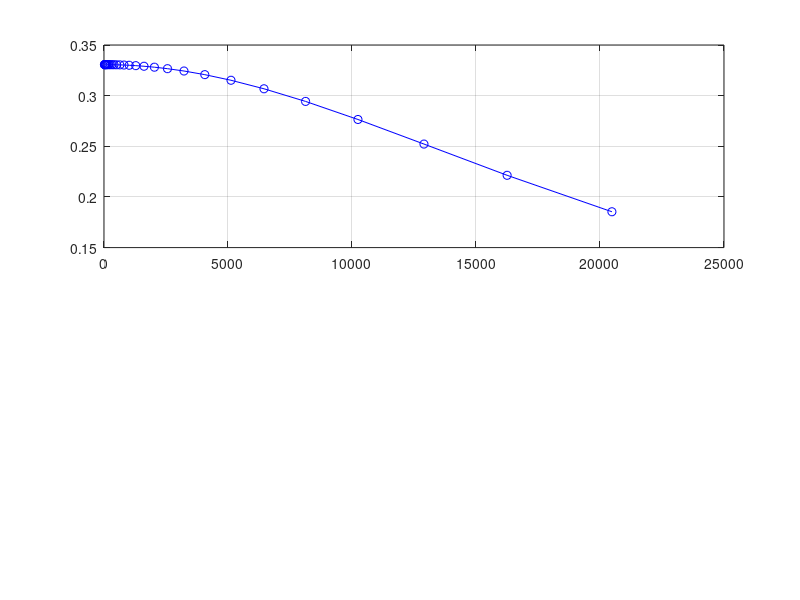

Here is the MATLAB script that generated this plot: (Note: this script raises an error after producing the figure.)
clear ;
clc;
%% 

% =========================
%     Octave Frequency
% =========================

%de = 0.410;
%ue = 2755;               % 2755 m/s for transonic regime      % 2911.2381 (supersonic)

nf=31;                              %total number of frequencies considered
f=ones(nf,1);
f(1)=20;                            % initially it was 20
for i=2:nf
f(i)=f(i-1).*(2.^(1/3));             %1/3 octave band frequencies
end
f_signal = f;
f=f';
%stn=f.*de/ue;
f_lr=f.*(2.^(-1/6));
f_up=f.*(2.^(1/6));
delta_f=f_up-f_lr;  
%% 

%f = [20,25,31.5,40,50,63,80,100,125,160,200,250,315,400,500,630,800,1000,1250,1600,2000,2500,3150,4000,5000,6300,8000,10000,12500,16000,20000]';       % octave centered frequencies
alpha = 0;                             % angle in degree  4
M = 0.95;                              % 0.81
Re = 1.286e6;
T_infty = 300;                     % 265.20
u_infty = M*sqrt(1.4*287*T_infty);                     % 264.43           % As per the simulation data
mu = 0.000016203;
rho_infty = 0.22518;  
nu = mu/rho_infty;                 % 0.00001258
q = 0.5*rho_infty*u_infty^2;
 F = 1 + 0.13*M^2;


%% 


% =============================
%       ATTACHED FLOW 
% =============================


x_a = 0.65024;                            % 0.9
Rexa = (u_infty*x_a)/nu;

delta_star_a = (0.0371/(Rexa)^(0.2)*((9/7 + 0.457*M^2)/(1 + 0.13*M^2)^0.64))*x_a;

 F = 1 + 0.13*M^2;

Prms_q = (0.010)/F;                              % Prms = (0.010*q)/F


% ==========================================
%  Power spectral density for attached flow
% ==========================================


ff_a = (2*pi*f*delta_star_a)/u_infty;

G=(4*(Prms_q)^2*((F)^(1.433)./(1 + F^(2.867)*(ff_a).^2)))*(delta_star_a*q^2/u_infty);                     % G=(4*(Prms)^2*((F)^(1.433)./(1 + F^(2.867)*(ff_a).^2)))*(delta_star_a/u_infty);
G = G';

figure(1)
subplot(2,1,1)
plot(f,G,"Color","b","LineWidth",0.7,"Marker","o");
grid on
ax = gca;
ax.XMinorGrid = "on";
ax.YMinorGrid = "on";
ax.XMinorTick = "on";
ax.YMinorTick = "on";
ax.TickLength = [0.02 0.01];  % [major minor]
xlabel("Frequency (in Hz)")
ylabel("(PSD)")
title("Attached flow")
pbaspect([3,1,1]);


%% 

% ---------------------------------------------------------------------------------------------
%                              SEPERATED FLOW AND SHOCK WAVES
% ---------------------------------------------------------------------------------------------

%hh_data = load("hammerhead_data.txt");
hh_data = load("v1t_transonic_data_final1.txt");
figure("Name","Mach")
plot(hh_data(:,2),hh_data(:,1),"LineWidth",0.5,"Color","b");
grid on;
%plot(hh_data(:,2),hh_data(:,1),"linewidth",0.7,"Color","r");
xlabel("X- Location");
ylabel("mach no(M)");
legend("AutoUpdate","on");
grid on
ax = gca;
ax.XMinorTick = "on";
ax.YMinorTick = "on";
ax.XMinorGrid = "on";
ax.YMinorGrid = "on";
%print("Mach","-dpng","-r300");


%% 


%[m1,indx] = max(hh_data(:,1));
m1 = 1.14076;                     % 1.50485
xs = 5.4056600;                       %6.75          %9.9375  5.4057
indx = find(hh_data(:,2) == xs);
rho = hh_data(indx,5);
%xs = hh_data(indx,2);                 %9.9375
T = hh_data(indx,6);
u = hh_data(indx,7);
Rexs = (u_infty*xs)/nu;
%% 


delta_star_s = (0.0371/(Rexs)^(0.2)*((9/7 + 0.457*M^2)/(1 + 0.13*M^2)^0.64))*xs;

ff_s = (2*pi*f*delta_star_s)/u_infty;



% ==========================================================
%     Compression Corner Plateau Region, Transonic Flow
% ==========================================================


CPT_comp = 3;

Prms_comp_Pq = 0.025/(1 + M^2);                         %Prms_comp_P = 0.025*q/(1 + M^2);                                 



% ====================================================================
%      Compression Corner Reattachement Region, Transonic Flow
% ====================================================================


CRT_comp = 9;

Prms_comp_Rq = (0.10)/(1 + M^2);                                           %Prms_comp_R = (0.10*q)/(1 + M^2);                                



% ============================================================
%    Compression Corner Plateau Region, Supersonic FLow
% ============================================================



CPS_comp = 10;

theta = alpha + asind(1/m1);                                                % angles are in degrees



P_ratio = 1/2.4*(2.8*m1^2*sin(theta)^2 - 0.4);


 Prms_tbl_q = (0.006)/F;                                                   %Prms_tbl = (0.006*q)/F;                                                        

 Prms_PSq = Prms_tbl_q*P_ratio;                                            %Prms_PS = Prms_tbl*P_ratio;                                               


% ==========================================================================
%           Compression Corner Separation or Reattachement Shockwave
% ==========================================================================

CRS_comp = 30;

Prms_shock_tbl = -1.181 + 1.713*P_ratio + 0.468*(P_ratio)^2;                 % check this line again


Prms_shock_q = Prms_tbl_q*Prms_shock_tbl;                                    %Prms_shock = Prms_tbl*Prms_shock_tbl;                                        

%Prms_shock_comp = Prms_tbl*q;                                               % Check this line


% ==========================================================
%        Power Spectral Density for Compression Corner
% ==========================================================

term1 = 4*(Prms_comp_Pq)^2;                                                     %term1 = 4*(Prms_shock)^2;                                                           
term2 = CPT_comp*F^1.433./(1 + CPT_comp^2 *F^2.867*ff_s.^2);
term3 = delta_star_s*q^2/u_infty;                                           %term3 = delta_star_s/u_infty;                                                 % 

G_C = term1*term2*term3;

%G_C = 4*(Prms_shock)^2*CRS_comp*(F^(1.433)*delta_star./(1 + (CRS_comp)^2 * F^(2.867)*ff.^2*u_infty));

figure(1)
subplot(2,1,2)
plot(f,G_C,"Color","b","LineWidth",0.7,"Marker","o");
grid on
ax = gca;
ax.XMinorGrid = "on";
ax.YMinorGrid = "on";
ax.XMinorTick = "on";
ax.YMinorTick = "on";
ax.TickLength = [0.02 0.01];  % [major minor]
xlabel("Frequency (in Hz)")
ylabel("(PSD)")
title("Compression Corner separation region")
pbaspect([3,1,1]);
%print("Ascent_results_agnikul_veh","-dpng");



%% 

% -----------------------------------------------------------------
%                        Expansion Corner
% -----------------------------------------------------------------



xe = 0.65024;
Rexe = (u_infty*xe)/nu;

delta_star_e = (0.0371/(Rexe)^(0.2)*((9/7 + 0.457*M^2)/(1 + 0.13*M^2)^0.64))*xe;

ff_e = (2*pi*f*delta_star_e)/u_infty;

% ====================================================================
% Expansion Corner Plateau Region, Transonic and Supersonic Flow
% ====================================================================

C_exp = 3;

Prms_ratio_exp = 0.040/ (1 + M^2);

% =========================================================
%   Expansion corner Reattachement Region, Transonic Flow
% ==========================================================

CRT_exp = 9;


Prms_RT_exp = 0.16/(1 + M^2);


% =================================================
%  Power Spectral Density for Expansion Corner
% =================================================


G_ET = 4*(Prms_RT_exp)^2*CRT_exp*(F^(1.433)./(1 + CRT_exp^2*F^(2.867).*ff_e.^2))*(q^2*delta_star_e/u_infty);


subplot(3,1,3)
plot(f,G_ET,"Color","b","LineWidth",0.7,"Marker","o");
grid on
ax = gca;
ax.XMinorGrid = "on";
ax.YMinorGrid = "on";
ax.XMinorTick = "on";
ax.YMinorTick = "on";
ax.TickLength = [0.02 0.01];  % [major minor]
xlabel("Frequency (in Hz)")
ylabel("(PSD)")
title("Expansion Corner")
pbaspect([3,1,1]);

%print("cc_ec","-dpng","-r300");




%% 





% =============================
%      PSD to SPL conversion
% =============================

PSD = G_C'; 


p_ref = 20e-6; % Reference sound pressure level (20 µPa)
delta_f = delta_f';
P = PSD.*delta_f;
%% 

SPL = 10 * log10(P / p_ref^2);
OASPL = 10 * log10(sum(10.^(SPL./10)));
%% 

% Display the results
disp('Sound Pressure Level (SPL) in dB:');
%disp(SPL);


plot(f,SPL);
grid on
ax = gca;
ax.XMinorGrid = "on";
ax.XMinorTick = "on";
ax.YMinorTick = "on";
pbaspect([3,1,1]);
